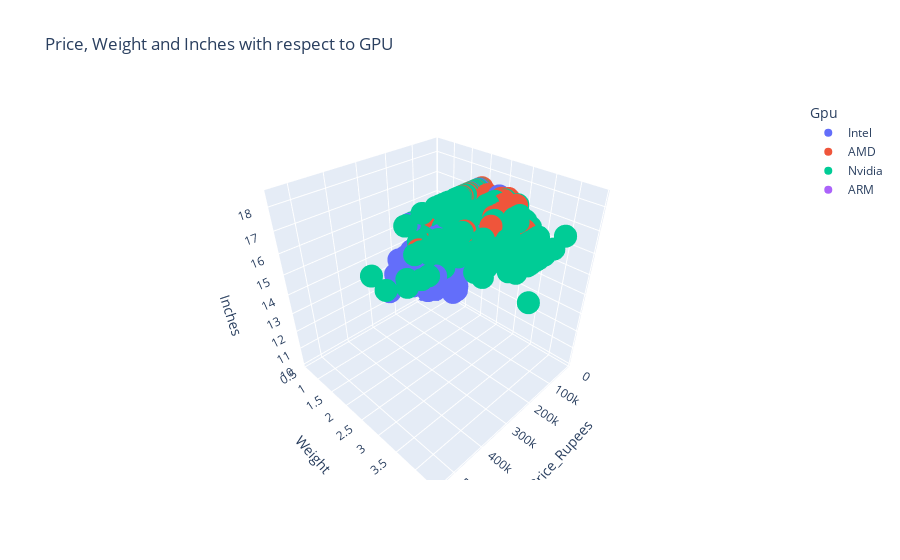

Notebook cell for this chart:
### Code cell
fig = px.scatter_3d(df, x="Price_Rupees",y='Weight',z='Inches',color = 'Gpu',title='Price, Weight and Inches with respect to GPU')
fig.show()

### Figure 1 — Plotly figure (JSON) as saved in the notebook; plotly's stock layout.template omitted (floating-point values rounded to 4 significant figures; data arrays with more than 128 entries replaced by an {"elided": "..."} marker saying what was removed)
{"data": [{"hovertemplate": "Gpu=Intel<br>Price_Rupees=%{x}<br>Weight=%{y}<br>Inches=%{z}<extra></extra>", "legendgroup": "Intel", "marker": {"color": "#636efa", "symbol": "circle"}, "mode": "markers", "name": "Intel", "scene": "scene", "showlegend": true, "type": "scatter3d", "x": {"elided": "722 float values"}, "y": {"elided": "722 float values"}, "z": {"elided": "722 float values"}}, {"hovertemplate": "Gpu=AMD<br>Price_Rupees=%{x}<br>Weight=%{y}<br>Inches=%{z}<extra></extra>", "legendgroup": "AMD", "marker": {"color": "#EF553B", "symbol": "circle"}, "mode": "markers", "name": "AMD", "scene": "scene", "showlegend": true, "type": "scatter3d", "x": {"elided": "180 float values"}, "y": {"elided": "180 float values"}, "z": {"elided": "180 float values"}}, {"hovertemplate": "Gpu=Nvidia<br>Price_Rupees=%{x}<br>Weight=%{y}<br>Inches=%{z}<extra></extra>", "legendgroup": "Nvidia", "marker": {"color": "#00cc96", "symbol": "circle"}, "mode": "markers", "name": "Nvidia", "scene": "scene", "showlegend": true, "type": "scatter3d", "x": {"elided": "400 float values"}, "y": {"elided": "400 float values"}, "z": {"elided": "400 float values"}}, {"hovertemplate": "Gpu=ARM<br>Price_Rupees=%{x}<br>Weight=%{y}<br>Inches=%{z}<extra></extra>", "legendgroup": "ARM", "marker": {"color": "#ab63fa", "symbol": "circle"}, "mode": "markers", "name": "ARM", "scene": "scene", "showlegend": true, "type": "scatter3d", "x": [58620.0], "y": [1.1], "z": [12.3]}], "layout": {"legend": {"title": {"text": "Gpu"}, "tracegroupgap": 0}, "scene": {"domain": {"x": [0, 1], "y": [0, 1]}, "xaxis": {"title": {"text": "Price_Rupees"}}, "yaxis": {"title": {"text": "Weight"}}, "zaxis": {"title": {"text": "Inches"}}}, "title": {"text": "Price, Weight and Inches with respect to GPU"}}}
